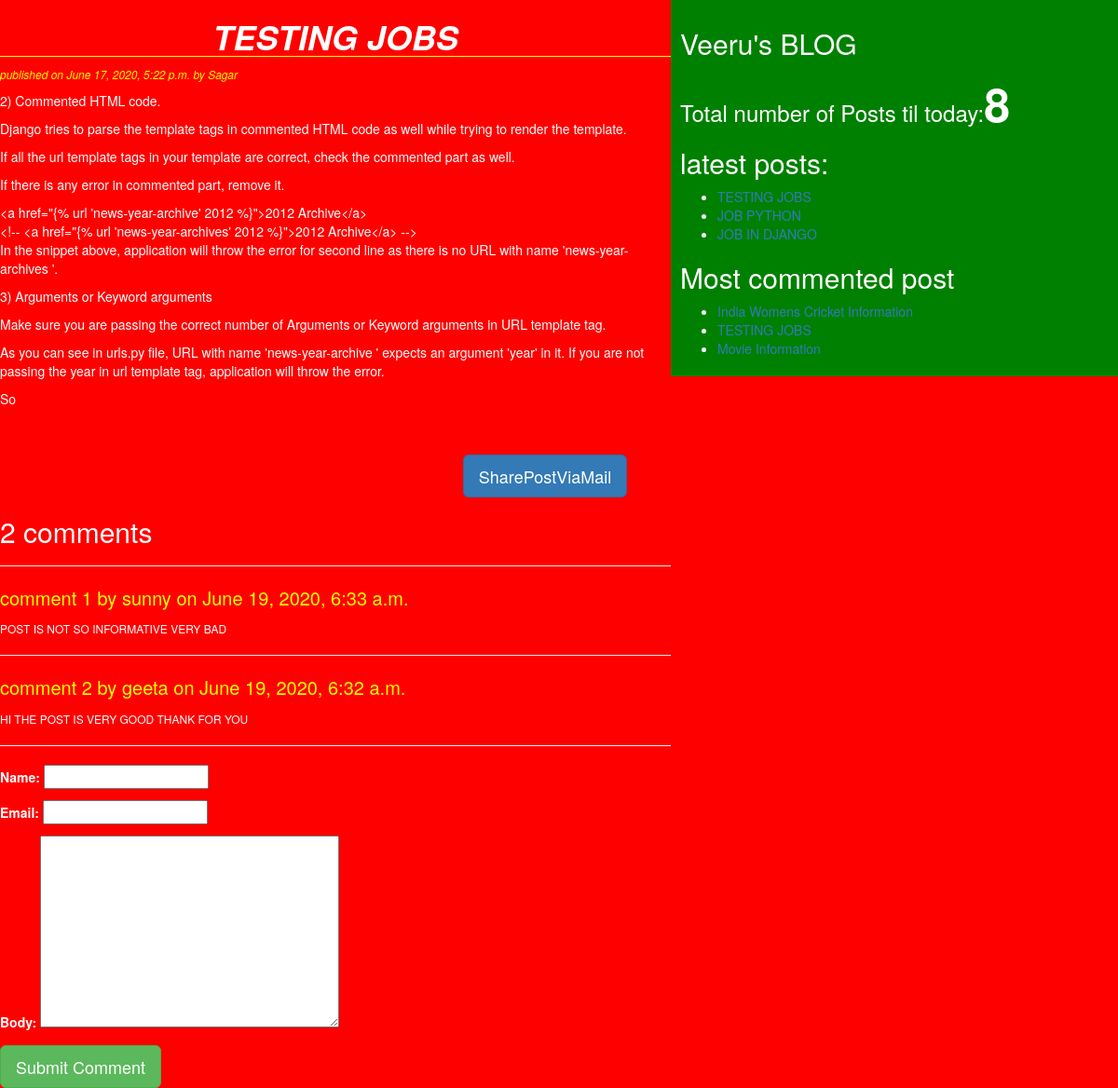
Screenshot of /2020/06/17/testing-jobs/ with the database file from the repository.
### blog/models.py (models this page shows, shortened)
class Post(models.Model):
    STATUS_CHOICES=(('draft','Draft'),('published','Published'))
    title=models.CharField(max_length=256)
    slug=models.SlugField(max_length=264,unique_for_date='publish')
    author=models.ForeignKey(User,on_delete=models.CASCADE,related_name='blog_posts')
    body=models.TextField()
    publish=models.DateTimeField(default=timezone.now)
    created=models.DateTimeField(auto_now_add=True)
    update=models.DateTimeField(auto_now=True)
    status=models.CharField(max_length=10,choices=STATUS_CHOICES,default='draft')
    objects=CoustomManager()
    tags=TaggableManager()
    class Meta:
        ordering=('-publish',)
    def get_absolute_url(self):
        return reverse ('post_detail',args=[self.publish.year,self.publish.strftime('%m'),self.publish.strftime('%d'),self.slug])

class Comment(models.Model):
    post=models.ForeignKey(Post,on_delete=models.CASCADE,related_name='comments')
    name=models.CharField(max_length=64)
    email=models.EmailField()
    body=models.TextField()
    created=models.DateTimeField(auto_now_add=True)
    update=models.DateTimeField(auto_now=True)
    active=models.BooleanField(default=True)
    class Meta:
        ordering=('-created',)

### blog/views.py (the view)
# urls.py: re_path('(?P<year>\d{4})/(?P<month>\d{2})/(?P<day>\d{2})/(?P<post>[-\w]+)/$', views.postdetailsview,name='post_detail'),
def postdetailsview(request,year,month,day,post):
    post=get_object_or_404(Post,slug=post,status='published',publish__year=year,publish__month=month,publish__day=day)
    comments=post.comments.filter(active=True)
    csubmit=False
    if request.method=='POST':
        form=CommentForm(request.POST)
        if form.is_valid():
            new_comment=form.save(commit=False)
            new_comment.post=post
            new_comment.save()
            csubmit=True
    else:
        form=CommentForm()
    return render(request,'blog/post_detail.html',{'post':post,'comments':comments,'csubmit':csubmit,'form':form})

### blog/forms.py
class CommentForm(forms.ModelForm):
    class Meta:
        model=Comment
        fields=('name','email','body')

### blog/models.py (called while the page is built)
    def get_queryset(self):
        return super().get_queryset().filter(status='published')

### blog/templatetags/blog_tags.py (called while the page is built)
@register.simple_tag
def total_posts():
    return Post.objects.count()

@register.inclusion_tag('blog/latest_post123.html')
def show_latest_posts():
    latest_posts=Post.objects.order_by('-publish')[:3]
    return {'latest_posts':latest_posts}

@register.simple_tag
def get_most_commented_posts(count=3):
    return Post.objects.annotate(total_comments=Count('comments')).order_by('-total_comments')[:count]

### templates/blog/post_detail.html (shortened to what this page needs)
<!DOCTYPE html>
{%extends 'blog/base.html'%}
{%block content_block%}
<h1>{{post.title}}</h1>
<p id='date'>published on {{post.publish}} by {{post.author|title}}</p>
{{post.body|linebreaks}}<br><br>
<div class="container" align='center'>
  <a href="/{{post.id}}/share" class="btn btn-primary btn-lg">SharePostViaMail</a>
</div>
{%with comments.count as comments_count%}
<h2>{{comments_count}} comment{{comments_count|pluralize}}</h2>
{%endwith%}<hr>
{%if comments%}
  {%for comment in comments%}
    <p id='ch'>comment {{forloop.counter}} by {{comment.name}} on {{comment.created}}</p>
    <div class="cb">
      {{comment.body|linebreaks}}
    </div>
    <hr>
    {%endfor%}
    {%else%}
      <h2>No comments yet</h2>
{%endif%}
{%if csubmit%}
  <h2>Comment add successfully thanku you</h2>
  {%else%}
  <form  method="post">
    {{form.as_p}}
    <input type="submit" class="btn btn-lg btn-success" value="Submit Comment">
  </form>
{%endif%}
{%endblock%}

### templates/blog/base.html (shortened to what this page needs)
<!DOCTYPE html>
{%load blog_tags%}
{%load static%}
<html lang="en" dir="ltr">
  <head>
    <link rel="stylesheet" href="https://maxcdn.bootstrapcdn.com/bootstrap/3.3.7/css/bootstrap.min.css">
    <link rel="stylesheet" href="{%static 'css/blogdemo.css'%}">
  </head>
  <body>
    <div class="content">
      {%block content_block%}
      {%endblock%}
    </div>
    <div class="sidebar">
      <h2>Veeru's BLOG</h2>
      <h3>Total number of Posts til today:<span id ="pcount">{%total_posts%}</span></h3>
      {%show_latest_posts%}
      <h2>Most commented post</h2>
      {%get_most_commented_posts as most_commented_post%}
      <ul>
        {%for post in most_commented_post%}
        <li><a href="{{post.get_absolute_url}}">{{post.title}}</a></li>
        {%endfor%}
      </ul>
    </div>
  </body>
</html>

### templates/blog/latest_post123.html
<h2>latest posts:</h2>
<ul>
  {%for post in latest_posts%}
  <li><a href="{{post.get_absolute_url}}">{{post.title}}</a></li>
  {%endfor%}
</ul>

### static/css/blogdemo.css (style rules this page uses)
.content { width:60%; float: left; padding: 0,0,0,30px; background: red; color: white; height: 100%; }
.sidebar { width:40%; float: right; padding:10px; background: green; color: white; height: 100%; }
h1 { text-align: center; font-weight: bold; font-style: italic; border-bottom: 1px solid yellow; }
body { background: red; color: white; }
#date { color: yellow; font-size: 12px; font-style: italic; }
#ch { color: yellow; font-size: 20px; border-bottom: 2px,solid,yellow; }
.cb { text-align: justify; font-size: 12px; }
#pcount { font-size: 50px; font-weight: bold; }

### rows the page displays
Post: title "TESTING JOBS", publish "June 17, 2020, 5:22 p.m.", author "Sagar", body "2) Commented HTML code. Django tries to parse the template tags in commented HTML code as well while trying to render the template. If all the url template tags in your template are correct, check the commented part as well. If there is any error in commented part, remove it. <a href=\"{% url 'news-year-archive' 2012 %}\">2012 Archive</a> <!-- <a href=\"{% url 'news-year-archives' 2012 %}\">2012 Archive</a> --> In the snippet above, application will throw the error for second line as there is no URL with name 'news-year-archives '. 3) Arguments or Keyword arguments Make sure you are passing the correct number of Arguments or Keyword arguments in URL template tag. As you can see in urls.py file,…"
Comment: name "sunny", created "June 19, 2020, 6:33 a.m.", body "POST IS NOT SO INFORMATIVE VERY BAD"
Comment: name "geeta", created "June 19, 2020, 6:32 a.m.", body "HI THE POST IS VERY GOOD THANK FOR YOU"
Post: title "JOB PYTHON"
Post: title "JOB IN DJANGO"
Post: title "India Womens Cricket Information"
Post: title "Movie Information"

### other values shown
{{ comments_count }} "2"
